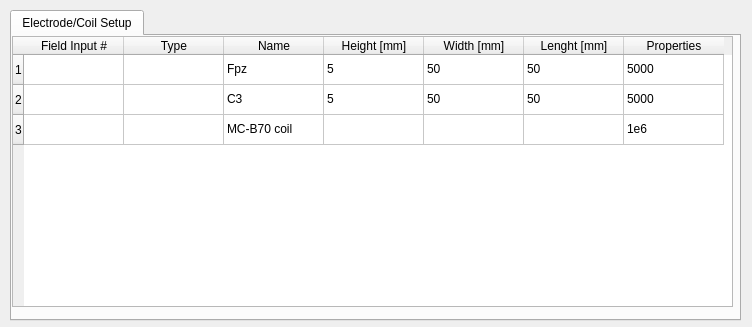
<?xml version="1.0" encoding="UTF-8"?>
<ui version="4.0">
 <class>ElectrodeCoilSetupDialog</class>
 <widget class="QWidget" name="ElectrodeCoilSetupDialog">
  <property name="geometry">
   <rect>
    <x>0</x>
    <y>0</y>
    <width>752</width>
    <height>327</height>
   </rect>
  </property>
  <property name="minimumSize">
   <size>
    <width>752</width>
    <height>327</height>
   </size>
  </property>
  <property name="windowTitle">
   <string>ElectrodeCoilSetupDialog</string>
  </property>
  <widget class="QTabWidget" name="tabWidget">
   <property name="geometry">
    <rect>
     <x>10</x>
     <y>10</y>
     <width>731</width>
     <height>311</height>
    </rect>
   </property>
   <property name="currentIndex">
    <number>0</number>
   </property>
   <widget class="QWidget" name="Electrode Sponge">
    <attribute name="title">
     <string>Electrode/Coil Setup</string>
    </attribute>
    <widget class="QTableWidget" name="tableWidget">
     <property name="geometry">
      <rect>
       <x>0</x>
       <y>0</y>
       <width>721</width>
       <height>271</height>
      </rect>
     </property>
     <row>
      <property name="text">
       <string>1</string>
      </property>
     </row>
     <row>
      <property name="text">
       <string>2</string>
      </property>
     </row>
     <row>
      <property name="text">
       <string>3</string>
      </property>
     </row>
     <column>
      <property name="text">
       <string>Field Input #</string>
      </property>
     </column>
     <column>
      <property name="text">
       <string>Type</string>
      </property>
     </column>
     <column>
      <property name="text">
       <string>Name</string>
      </property>
     </column>
     <column>
      <property name="text">
       <string>Height [mm]</string>
      </property>
     </column>
     <column>
      <property name="text">
       <string>Width [mm]</string>
      </property>
     </column>
     <column>
      <property name="text">
       <string>Lenght [mm]</string>
      </property>
     </column>
     <column>
      <property name="text">
       <string>Properties</string>
      </property>
     </column>
     <item row="0" column="1">
      <property name="text">
       <string/>
      </property>
     </item>
     <item row="0" column="2">
      <property name="text">
       <string>Fpz</string>
      </property>
     </item>
     <item row="0" column="3">
      <property name="text">
       <string>5</string>
      </property>
     </item>
     <item row="0" column="4">
      <property name="text">
       <string>50</string>
      </property>
     </item>
     <item row="0" column="5">
      <property name="text">
       <string>50</string>
      </property>
     </item>
     <item row="0" column="6">
      <property name="text">
       <string>5000</string>
      </property>
     </item>
     <item row="1" column="1">
      <property name="text">
       <string/>
      </property>
     </item>
     <item row="1" column="2">
      <property name="text">
       <string>C3</string>
      </property>
     </item>
     <item row="1" column="3">
      <property name="text">
       <string>5</string>
      </property>
     </item>
     <item row="1" column="4">
      <property name="text">
       <string>50</string>
      </property>
     </item>
     <item row="1" column="5">
      <property name="text">
       <string>50</string>
      </property>
     </item>
     <item row="1" column="6">
      <property name="text">
       <string>5000</string>
      </property>
     </item>
     <item row="2" column="2">
      <property name="text">
       <string>MC-B70 coil</string>
      </property>
     </item>
     <item row="2" column="6">
      <property name="text">
       <string>1e6</string>
      </property>
     </item>
    </widget>
   </widget>
  </widget>
 </widget>
 <layoutdefault spacing="6" margin="11"/>
 <resources/>
 <connections/>
</ui>
